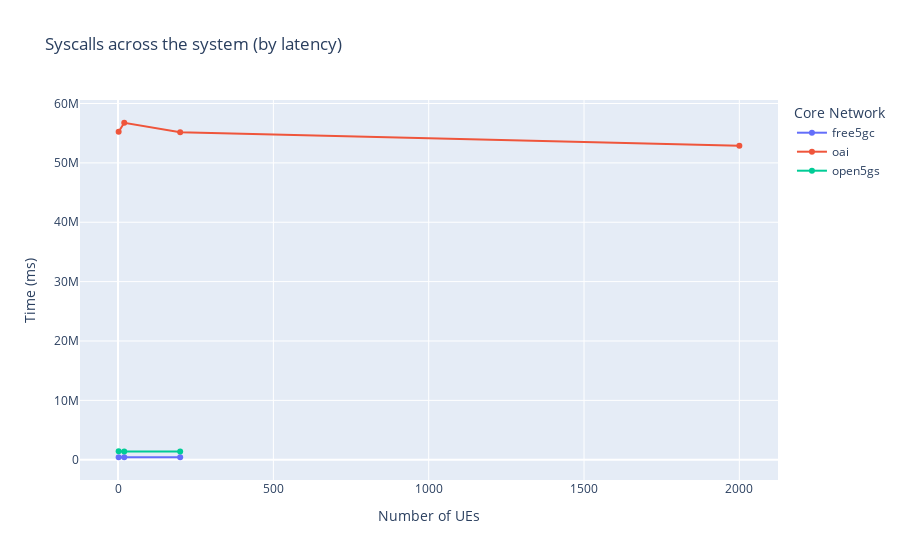
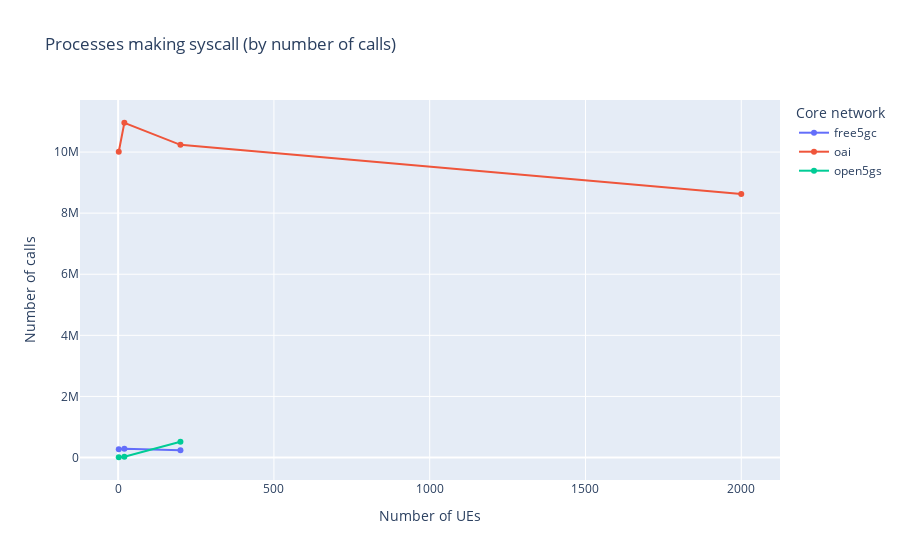

Write notebook code for charts like these, in order.
### Code cell
""" This shows how the usage syscalls change as the load changes. This can tell us:
1. How the core network is architectures to respond to increasing load
2. Comparing can tell us the core network that sends more time on syscalls. We can use that to corellate to the performance of the core network

"""

top_n = 5

syscount_df = spark.read.option("basePath", basePath).json(
f"{basePath}/cn=*/ues=*/tool=syscount")

# Group DataFrame by x-labels, find max y-values in each group,
# then sort resulting Series in descending order
label_maxes = syscount_df.toPandas().groupby(['syscall', 'cn', 'ues'])['time (ms)'].max().sort_values(ascending=False)

# Select the top n labels with the highest y-values
top_labels = label_maxes.head(top_n).index.tolist()

print(top_labels)

stats_df = syscount_df.toPandas()

df_syscount = stats_df[stats_df['syscall'].isin(top_labels)].sort_values('ues')

df_syscount = syscount_df.toPandas().groupby(['cn', 'ues']).agg({ 'count': 'sum', 'time (ms)': 'sum' }).reset_index()

syscount_fig = px.line(df_syscount,
                x="ues", y="time (ms)", color="cn",
                labels={
                     "ues": "Number of UEs",
                     "time (ms)": "Time (ms)",
                     "syscall": "System calls",
                     "count": "Number of calls",
                     "cn": "Core Network"
                 },
                title='Syscalls across the system (by latency)',
                markers=True)
# syscount_fig.update_traces(textinfo='value')
# syscount_fig.update_traces(textinfo='time (us)')
syscount_fig.show()
syscount_fig.write_image("images/syscount_fig_m2.medium.jpeg")

# Group DataFrame by x-labels, find max y-values in each group,
# then sort resulting Series in descending order
label_maxes = syscount_df.toPandas().groupby('syscall')['count'].max().sort_values(ascending=False)

# Select the top n labels with the highest y-values
top_labels = label_maxes.head(top_n).index.tolist()

sysprocess_count_fig = px.line(df_syscount,
                x="ues", y="count", color="cn",
                hover_data=["count", "time (ms)"],
                labels={
                     "ues": "Number of UEs",
                     "time (ms)": "Time (ms)",
                     "syscall": "System calls",
                     "count": "Number of calls",
                     "cn": "Core network"
                },
                title=f'Processes making syscall (by number of calls)',
                markers=True)
# sysprocess_count_fig.update_traces(textinfo='value')
sysprocess_count_fig.show()
sysprocess_count_fig.write_image(f"images/syscount_count_fig_m2.medium.jpeg")
with open(html_output_file, 'a') as f:
    f.write('<h2 id="syscall-count"> Syscall counts across the system, with latency information. </h2>')
    f.write('<p>futex: (short for “fast userspace mutex”) is a kernel system call that programmers can use to implement basic locking, \
            or as a building block for higher-level locking abstractions such as semaphores and POSIX mutexes or condition variables \
            A known cause of high futex system calls on VM is high contention on shared-memory resources that causes many threads \
            to wait on futexes <a href="https://access.redhat.com/solutions/534663">source</a>. </p>')
    f.write('<p>o_getevents: system calls are used to read asynchronous I/O events from the completion queue of an AIO context. \
            An AIO context is a data structure that holds information about pending and completed I/O operations \
            <a href="https://linux.die.net/man/2/io_getevents">source</a>. \
            \
            The io_getevents() system call is Linux-specific and hence affects portability of programs.</p>')
    f.write('<p>poll_wait: is a system call that waits for events on an epoll instance, which is a mechanism \
            for monitoring multiple file descriptors for I/O readiness.</p>')
    f.write(syscount_fig.to_html(full_html=False, include_plotlyjs='cdn'))
    f.write(sysprocess_count_fig.to_html(full_html=False, include_plotlyjs='cdn'))

### Figure 1 — Plotly figure (JSON) as saved in the notebook; plotly's stock layout.template omitted (floating-point values rounded to 4 significant figures)
{"data": [{"hovertemplate": "Core Network=free5gc<br>Number of UEs=%{x}<br>Time (ms)=%{y}<extra></extra>", "legendgroup": "free5gc", "line": {"color": "#636efa", "dash": "solid"}, "marker": {"symbol": "circle"}, "mode": "markers+lines", "name": "free5gc", "orientation": "v", "showlegend": true, "type": "scatter", "x": [2, 20, 200], "xaxis": "x", "y": [422100.0, 428400.0, 419500.0], "yaxis": "y"}, {"hovertemplate": "Core Network=oai<br>Number of UEs=%{x}<br>Time (ms)=%{y}<extra></extra>", "legendgroup": "oai", "line": {"color": "#EF553B", "dash": "solid"}, "marker": {"symbol": "circle"}, "mode": "markers+lines", "name": "oai", "orientation": "v", "showlegend": true, "type": "scatter", "x": [2, 20, 200, 2000], "xaxis": "x", "y": [55240000.0, 56760000.0, 55160000.0, 52880000.0], "yaxis": "y"}, {"hovertemplate": "Core Network=open5gs<br>Number of UEs=%{x}<br>Time (ms)=%{y}<extra></extra>", "legendgroup": "open5gs", "line": {"color": "#00cc96", "dash": "solid"}, "marker": {"symbol": "circle"}, "mode": "markers+lines", "name": "open5gs", "orientation": "v", "showlegend": true, "type": "scatter", "x": [2, 20, 200], "xaxis": "x", "y": [1420000.0, 1396000.0, 1396000.0], "yaxis": "y"}], "layout": {"legend": {"title": {"text": "Core Network"}, "tracegroupgap": 0}, "title": {"text": "Syscalls across the system (by latency)"}, "xaxis": {"anchor": "y", "domain": [0, 1], "title": {"text": "Number of UEs"}}, "yaxis": {"anchor": "x", "domain": [0, 1], "title": {"text": "Time (ms)"}}}}

### Figure 2 — Plotly figure (JSON) as saved in the notebook; plotly's stock layout.template omitted (floating-point values rounded to 4 significant figures)
{"data": [{"customdata": [[422100.0], [428400.0], [419500.0]], "hovertemplate": "Core network=free5gc<br>Number of UEs=%{x}<br>Number of calls=%{y}<br>Time (ms)=%{customdata[0]}<extra></extra>", "legendgroup": "free5gc", "line": {"color": "#636efa", "dash": "solid"}, "marker": {"symbol": "circle"}, "mode": "markers+lines", "name": "free5gc", "orientation": "v", "showlegend": true, "type": "scatter", "x": [2, 20, 200], "xaxis": "x", "y": [269615, 286202, 235131], "yaxis": "y"}, {"customdata": [[55240000.0], [56760000.0], [55160000.0], [52880000.0]], "hovertemplate": "Core network=oai<br>Number of UEs=%{x}<br>Number of calls=%{y}<br>Time (ms)=%{customdata[0]}<extra></extra>", "legendgroup": "oai", "line": {"color": "#EF553B", "dash": "solid"}, "marker": {"symbol": "circle"}, "mode": "markers+lines", "name": "oai", "orientation": "v", "showlegend": true, "type": "scatter", "x": [2, 20, 200, 2000], "xaxis": "x", "y": [10009485, 10959185, 10235247, 8628818], "yaxis": "y"}, {"customdata": [[1420000.0], [1396000.0], [1396000.0]], "hovertemplate": "Core network=open5gs<br>Number of UEs=%{x}<br>Number of calls=%{y}<br>Time (ms)=%{customdata[0]}<extra></extra>", "legendgroup": "open5gs", "line": {"color": "#00cc96", "dash": "solid"}, "marker": {"symbol": "circle"}, "mode": "markers+lines", "name": "open5gs", "orientation": "v", "showlegend": true, "type": "scatter", "x": [2, 20, 200], "xaxis": "x", "y": [8935, 28271, 515604], "yaxis": "y"}], "layout": {"legend": {"title": {"text": "Core network"}, "tracegroupgap": 0}, "title": {"text": "Processes making syscall (by number of calls)"}, "xaxis": {"anchor": "y", "domain": [0, 1], "title": {"text": "Number of UEs"}}, "yaxis": {"anchor": "x", "domain": [0, 1], "title": {"text": "Number of calls"}}}}
